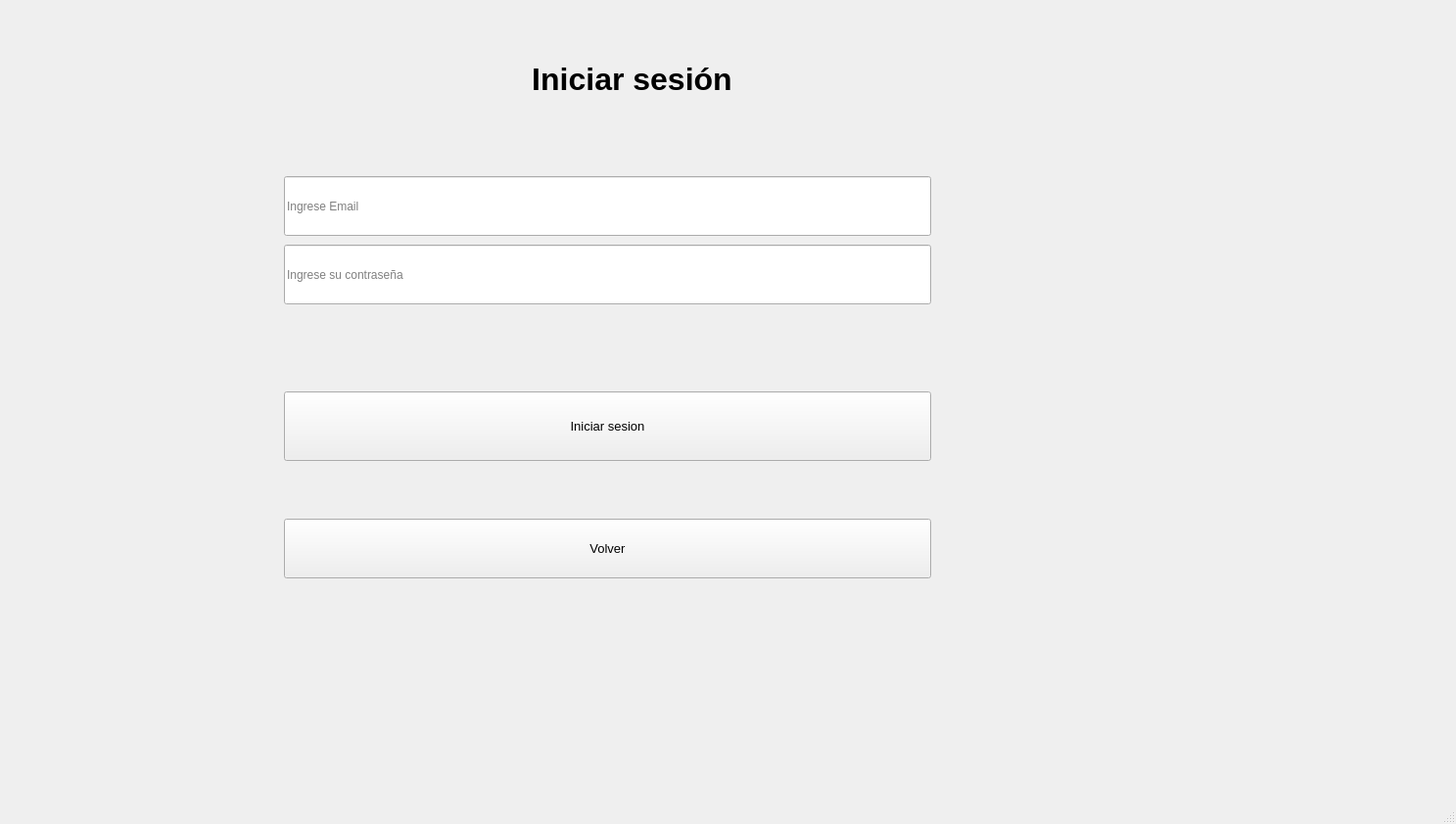
<?xml version="1.0" encoding="UTF-8"?>
<ui version="4.0">
 <class>MainWindow</class>
 <widget class="QMainWindow" name="MainWindow">
  <property name="geometry">
   <rect>
    <x>0</x>
    <y>0</y>
    <width>1487</width>
    <height>842</height>
   </rect>
  </property>
  <property name="windowTitle">
   <string>MainWindow</string>
  </property>
  <property name="windowIcon">
   <iconset theme="Taller">
    <normaloff>.</normaloff>.</iconset>
  </property>
  <widget class="QWidget" name="centralwidget">
   <widget class="QLineEdit" name="txtEmail">
    <property name="geometry">
     <rect>
      <x>290</x>
      <y>180</y>
      <width>661</width>
      <height>61</height>
     </rect>
    </property>
    <property name="minimumSize">
     <size>
      <width>200</width>
      <height>30</height>
     </size>
    </property>
    <property name="placeholderText">
     <string>Ingrese Email</string>
    </property>
   </widget>
   <widget class="QPushButton" name="btnLogin">
    <property name="geometry">
     <rect>
      <x>290</x>
      <y>400</y>
      <width>661</width>
      <height>71</height>
     </rect>
    </property>
    <property name="font">
     <font>
      <family>Segoe UI</family>
      <pointsize>10</pointsize>
     </font>
    </property>
    <property name="text">
     <string>Iniciar sesion</string>
    </property>
   </widget>
   <widget class="QLabel" name="lblTitulo">
    <property name="geometry">
     <rect>
      <x>460</x>
      <y>30</y>
      <width>371</width>
      <height>101</height>
     </rect>
    </property>
    <property name="font">
     <font>
      <family>Segoe UI</family>
      <pointsize>24</pointsize>
      <weight>75</weight>
      <bold>true</bold>
     </font>
    </property>
    <property name="text">
     <string>Iniciar sesión</string>
    </property>
    <property name="alignment">
     <set>Qt::AlignCenter</set>
    </property>
   </widget>
   <widget class="QLineEdit" name="txtPassword">
    <property name="geometry">
     <rect>
      <x>290</x>
      <y>250</y>
      <width>661</width>
      <height>61</height>
     </rect>
    </property>
    <property name="echoMode">
     <enum>QLineEdit::Password</enum>
    </property>
    <property name="placeholderText">
     <string>Ingrese su contraseña</string>
    </property>
   </widget>
   <widget class="QPushButton" name="btnVolver">
    <property name="geometry">
     <rect>
      <x>290</x>
      <y>530</y>
      <width>661</width>
      <height>61</height>
     </rect>
    </property>
    <property name="font">
     <font>
      <family>Segoe UI</family>
      <pointsize>10</pointsize>
     </font>
    </property>
    <property name="text">
     <string>Volver</string>
    </property>
   </widget>
   <widget class="QWidget" name="imagen" native="true">
    <property name="geometry">
     <rect>
      <x>1070</x>
      <y>90</y>
      <width>411</width>
      <height>651</height>
     </rect>
    </property>
   </widget>
  </widget>
  <widget class="QMenuBar" name="menubar">
   <property name="geometry">
    <rect>
     <x>0</x>
     <y>0</y>
     <width>1487</width>
     <height>26</height>
    </rect>
   </property>
  </widget>
  <widget class="QStatusBar" name="statusbar"/>
 </widget>
 <resources/>
 <connections/>
</ui>
